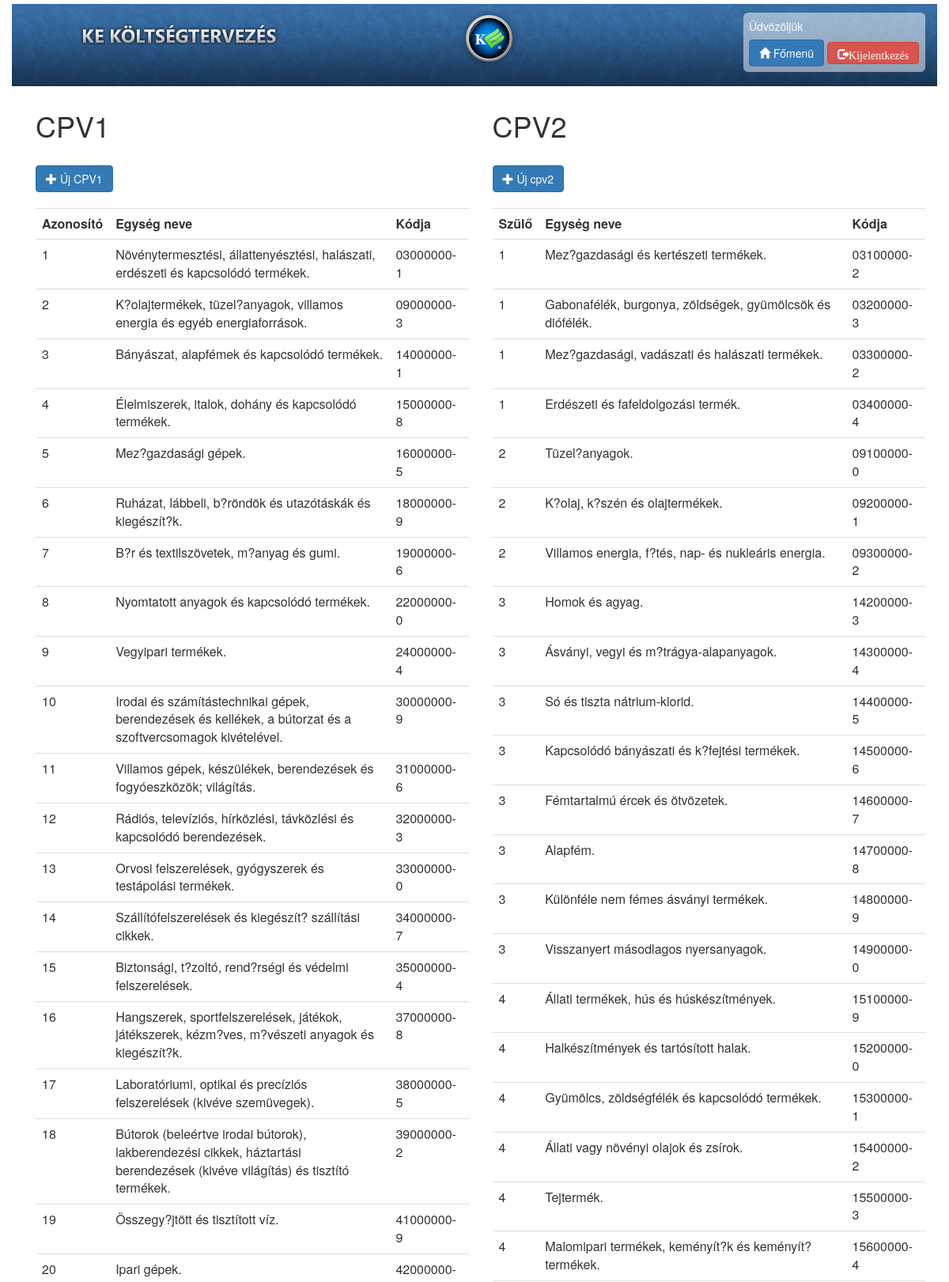
Page /index.php/koltsegterv/addCPV1 (upper part) on the committed database.
### tables this page shows
CREATE TABLE `kltsg_cpv1` (
  `id` tinyint(3) unsigned NOT NULL,
  `code` varchar(20) NOT NULL,
  `name` varchar(600) NOT NULL
);

CREATE TABLE `kltsg_cpv2` (
  `id` smallint(5) unsigned NOT NULL,
  `parent` smallint(3) unsigned NOT NULL,
  `code` varchar(30) NOT NULL,
  `name` varchar(600) NOT NULL
);

### application/controllers/Koltsegterv.php (called while the page is built, shortened)
<?php
class Koltsegterv extends CI_Controller {
		public function addCPV1()
		{
		$this->load->model('Helper_model');
		$this->Helper_model->addCPV1();
		$query=$this->Helper_model->getEverycpv1();
		$egyseg=array();
		foreach($query->result() as $row)
			{
				$help=array();
				array_push($help,$row->id);
				array_push($help,$row->code);
				array_push($help,$row->name);
				array_push($egyseg,$help);
			}
		$data['cpv1']=$egyseg;
		$query=$this->Helper_model->getEverycpv2();
		$alegyseg=array();
			foreach($query->result() as $row)
			{
				$help=array();
				array_push($help,$row->id);
				array_push($help,$row->code);
				array_push($help,$row->name);
				array_push($help,$row->parent);
				array_push($alegyseg,$help);
			}
		$data['cpv2']=$alegyseg;
		$this->load->view('koltsegterv/headerLogin', $data);
		$this->load->view('koltsegterv/cpvKod', $data);
        $this->load->view('koltsegterv/footer', $data);
		}
}

### index.php (called while the page is built, shortened)
<?php
require_once BASEPATH.'core/CodeIgniter.php';

### application/models/Helper_model.php (called while the page is built, shortened)
<?php
class Helper_model extends CI_Model {
		public function getEverycpv1()
        {
		$sql="SELECT *	FROM kltsg_cpv1";
		$query = $this->db->query($sql);
            return $query;
		}
		public function getEverycpv2()
        {
		$sql="SELECT *	FROM kltsg_cpv2";
		$query = $this->db->query($sql);
            return $query;
		}
		public function addCPV1()
        {
		$data=array('name'=>$_POST['Inst_Name'],'code'=>$_POST['Inst_Kod']);
		$this->db->insert('kltsg_cpv1',$data) or die("Hiba a cpv1 beillesztésénél");
		}
		}
		?>

### application/views/koltsegterv/cpvKod.php (the view, shortened to what this page needs)
<div id="mainPage">
<div id="instituts">
<div class="container">
<div class="row">
<div class="col-sm-6">
<table id="insti" class="table">
<thead><h1>CPV1</h1><br>
<button class="btn btn-primary" onclick=addCPV1()><span class="glyphicon glyphicon-plus"></span> Új CPV1</button><br><br></thead>
<tr><th>Azonosító</th><th>Egység neve</th><th>Kódja</th>
</tr>
<?php
for($i=0;$i<count($cpv1);$i++)
{
	echo "<tr><td>".$cpv1[$i][0]."</td><td>".$cpv1[$i][2].'</td><td>'.$cpv1[$i][1].'</td></tr>';
}
?>
</table>
</div>
<div class="col-sm-6">
<table id="alinsti" class="table">
<thead><h1>CPV2</h1><br><button class="btn btn-primary" onclick=addCPV2()><span class="glyphicon glyphicon-plus"></span> Új cpv2</button><br><br></thead>
<tr><th>Szülő</th><th>Egység neve</th><th>Kódja</th>
</tr>
<?php
for($i=0;$i<count($cpv2);$i++)
{
	echo "<tr><td>".$cpv2[$i][3]."</td><td>".$cpv2[$i][2]."</td><td>".$cpv2[$i][1].'</td></tr>';
}
?>
</table>
<br><br><br><br><br>
</div>
</div>
</div>
</div>
<div id="cahngeInstitut" class="stealth">
<?php
$string = '<br><br><br><br><br></div></div></div></div>';
echo form_close($string);
?>

### css/koltsegterv.css (style rules this page uses)
body { height: 100%; }
.container { width:100%; margin-right: 20px; }
.row { padding-left:0px; margin-left:0px; margin-top:5px; margin-bottom:5px; }

### rows in the picture
kltsg_cpv1: id "1", name "Növénytermesztési, állattenyésztési, halászati, erdészeti és kapcsolódó termékek.", code "03000000-1"
kltsg_cpv1: id "2", name "K?olajtermékek, tüzel?anyagok, villamos energia és egyéb energiaforrások.", code "09000000-3"
kltsg_cpv1: id "3", name "Bányászat, alapfémek és kapcsolódó termékek.", code "14000000-1"
kltsg_cpv1: id "4", name "Élelmiszerek, italok, dohány és kapcsolódó termékek.", code "15000000-8"
kltsg_cpv1: id "5", name "Mez?gazdasági gépek.", code "16000000-5"
kltsg_cpv1: id "6", name "Ruházat, lábbeli, b?röndök és utazótáskák és kiegészít?k.", code "18000000-9"
kltsg_cpv1: id "7", name "B?r és textilszövetek, m?anyag és gumi.", code "19000000-6"
kltsg_cpv1: id "8", name "Nyomtatott anyagok és kapcsolódó termékek.", code "22000000-0"
kltsg_cpv1: id "9", name "Vegyipari termékek.", code "24000000-4"
kltsg_cpv1: id "10", name "Irodai és számítástechnikai gépek, berendezések és kellékek, a bútorzat és a szoftvercsomagok kivételével.", code "30000000-9"
kltsg_cpv1: id "11", name "Villamos gépek, készülékek, berendezések és fogyóeszközök; világítás.", code "31000000-6"
kltsg_cpv1: id "12", name "Rádiós, televíziós, hírközlési, távközlési és kapcsolódó berendezések.", code "32000000-3"
kltsg_cpv1: id "13", name "Orvosi felszerelések, gyógyszerek és testápolási termékek.", code "33000000-0"
kltsg_cpv1: id "14", name "Szállítófelszerelések és kiegészít? szállítási cikkek.", code "34000000-7"
kltsg_cpv1: id "15", name "Biztonsági, t?zoltó, rend?rségi és védelmi felszerelések.", code "35000000-4"
kltsg_cpv1: id "16", name "Hangszerek, sportfelszerelések, játékok, játékszerek, kézm?ves, m?vészeti anyagok és kiegészít?k.", code "37000000-8"
kltsg_cpv1: id "17", name "Laboratóriumi, optikai és precíziós felszerelések (kivéve szemüvegek).", code "38000000-5"
kltsg_cpv1: id "18", name "Bútorok (beleértve irodai bútorok), lakberendezési cikkek, háztartási berendezések (kivéve világítás) és tisztító termékek.", code "39000000-2"
kltsg_cpv1: id "19", name "Összegy?jtött és tisztított víz.", code "41000000-9"
kltsg_cpv1: id "20", name "Ipari gépek."
kltsg_cpv2: i "1", name "Mez?gazdasági és kertészeti termékek.", code "03100000-2"
kltsg_cpv2: parent "1", name "Gabonafélék, burgonya, zöldségek, gyümölcsök és diófélék.", code "03200000-3"
kltsg_cpv2: parent "1", name "Mez?gazdasági, vadászati és halászati termékek.", code "03300000-2"
kltsg_cpv2: parent "1", name "Erdészeti és fafeldolgozási termék.", code "03400000-4"
kltsg_cpv2: parent "2", name "Tüzel?anyagok.", code "09100000-0"
kltsg_cpv2: parent "2", name "K?olaj, k?szén és olajtermékek.", code "09200000-1"
kltsg_cpv2: parent "2", name "Villamos energia, f?tés, nap- és nukleáris energia.", code "09300000-2"
kltsg_cpv2: parent "3", name "Homok és agyag.", code "14200000-3"
kltsg_cpv2: parent "3", name "Ásványi, vegyi és m?trágya-alapanyagok.", code "14300000-4"
kltsg_cpv2: parent "3", name "Só és tiszta nátrium-klorid.", code "14400000-5"
kltsg_cpv2: parent "3", name "Kapcsolódó bányászati és k?fejtési termékek.", code "14500000-6"
kltsg_cpv2: parent "3", name "Fémtartalmú ércek és ötvözetek.", code "14600000-7"
kltsg_cpv2: parent "3", name "Alapfém.", code "14700000-8"
kltsg_cpv2: parent "3", name "Különféle nem fémes ásványi termékek.", code "14800000-9"
kltsg_cpv2: parent "3", name "Visszanyert másodlagos nyersanyagok.", code "14900000-0"
kltsg_cpv2: parent "4", name "Állati termékek, hús és húskészítmények.", code "15100000-9"
kltsg_cpv2: parent "4", name "Halkészítmények és tartósított halak.", code "15200000-0"
kltsg_cpv2: parent "4", name "Gyümölcs, zöldségfélék és kapcsolódó termékek.", code "15300000-1"
kltsg_cpv2: parent "4", name "Állati vagy növényi olajok és zsírok.", code "15400000-2"
kltsg_cpv2: parent "4", name "Tejtermék.", code "15500000-3"
kltsg_cpv2: parent "4", name "Malomipari termékek, keményít?k és keményít? termékek.", code "15600000-4"
